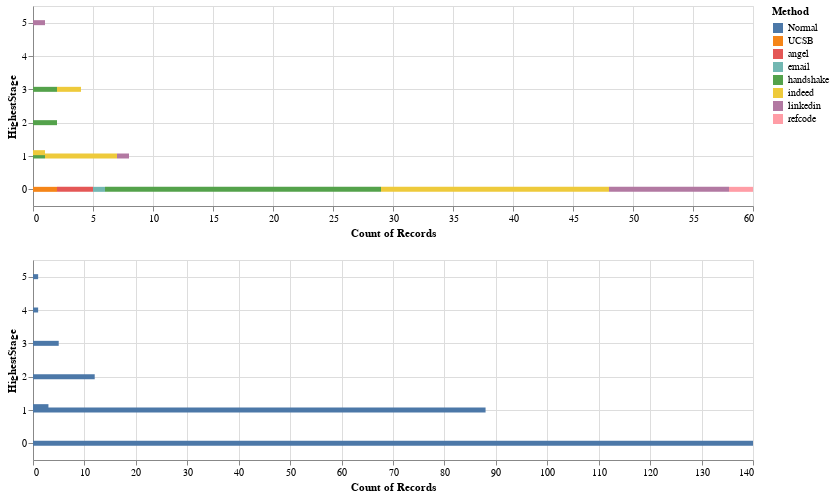

The cell this chart's notebook holds for it:
### Code cell
nnormal_chart = alt.Chart(nnormal_data).mark_bar().encode(
    alt.X('count()'),
    alt.Y('HighestStage'),
    color = 'Method'
).properties(
    height=200,
    width=720
)
normal_chart = alt.Chart(normal_data).mark_bar().encode(
    alt.X('count()'),
    alt.Y('HighestStage'),
    color = 'Method'
).properties(
    height=200,
    width=720
)

nnormal_chart & normal_chart

### Figure 1 — Vega-Lite specification as saved in the notebook (floating-point values rounded to 4 significant figures; data arrays with more than 128 entries replaced by an {"elided": "..."} marker saying what was removed)
{"config": {"view": {"continuousWidth": 400, "continuousHeight": 300}}, "vconcat": [{"data": {"name": "data-6fbfc38f621121eca3dffb4cf957019e"}, "mark": "bar", "encoding": {"color": {"type": "nominal", "field": "Method"}, "x": {"type": "quantitative", "aggregate": "count"}, "y": {"type": "quantitative", "field": "HighestStage"}}, "height": 200, "width": 720}, {"data": {"name": "data-a0988eb30a9a97e35a2c365542f19b00"}, "mark": "bar", "encoding": {"color": {"type": "nominal", "field": "Method"}, "x": {"type": "quantitative", "aggregate": "count"}, "y": {"type": "quantitative", "field": "HighestStage"}}, "height": 200, "width": 720}], "$schema": "https://vega.github.io/schema/vega-lite/v4.8.1.json", "datasets": {"data-6fbfc38f621121eca3dffb4cf957019e": [{"Term": "2021 Summer", "Method": "refcode", "Reapply?": "no", "Cover": "req", "Account": "linkedin", "Date Applied": "2021-01-06T00:00:00", "ResVer": 4.0, "Company": "TikTok", "Title": "MLEI", "Stack": "AI", "Date Replied": "", "Stage 1": 0.0, "Stage 2": null, "Stage 3": null, "HighestStage": 0.0}, {"Term": "2021 Summer", "Method": "refcode", "Reapply?": "no", "Cover": "req", "Account": "linkedin", "Date Applied": "2021-01-06T00:00:00", "ResVer": 4.0, "Company": "TikTok", "Title": "SEI- Site Reliability", "Stack": "Testing", "Date Replied": "", "Stage 1": 0.0, "Stage 2": null, "Stage 3": null, "HighestStage": 0.0}, {"Term": "2021 Summer", "Method": "handshake", "Reapply?": "yes", "Cover": "no", "Account": "yes", "Date Applied": "2021-01-13T00:00:00", "ResVer": 6.0, "Company": "Stout", "Title": "(DEI) AI Digital Transformation Full Stack", "Stack": "AI", "Date Replied": "2021-03-19T00:00:00", "Stage 1": 2.0, "Stage 2": 0.0, "Stage 3": null, "HighestStage": 2.0}, {"Term": "2021 Summer", "Method": "handshake", "Reapply?": "No", "Cover": "no", "Account": "none", "Date Applied": "2021-01-13T00:00:00", "ResVer": 6.0, "Company": "Beyond Limits", "Title": "SEI", "Stack": "Unclear", "Date Replied": "2021-01-22T00:00:00", "Stage 1": 1.0, "Stage 2": null, "Stage 3": null, "HighestStage": 1.0}, {"Term": "2021 Summer", "Method": "handshake", "Reapply?": "no", "Cover": "no", "Account": "yes", "Date Applied": "2021-01-13T00:00:00", "ResVer": 6.0, "Company": "Handshake", "Title": "SEI- Full-Stack", "Stack": "JS", "Date Replied": "", "Stage 1": 0.0, "Stage 2": null, "Stage 3": null, "HighestStage": 0.0}, {"Term": "2021 Summer", "Method": "handshake", "Reapply?": "yes", "Cover": "no", "Account": "yes", "Date Applied": "2021-01-13T00:00:00", "ResVer": 6.0, "Company": "Amazon", "Title": "SEI", "Stack": "Unclear", "Date Replied": "", "Stage 1": 0.0, "Stage 2": null, "Stage 3": null, "HighestStage": 0.0}, {"Term": "2021 Summer", "Method": "UCSB", "Reapply?": "no", "Cover": "no", "Account": "UCSB", "Date Applied": "2021-01-13T00:00:00", "ResVer": 6.0, "Company": "Tesla", "Title": "Internship Program", "Stack": "Unclear", "Date Replied": "", "Stage 1": 0.0, "Stage 2": null, "Stage 3": null, "HighestStage": 0.0}, {"Term": "2021 Summer", "Method": "UCSB", "Reapply?": "no", "Cover": "req", "Account": "none", "Date Applied": "2021-01-19T00:00:00", "ResVer": 6.0, "Company": "Adobe", "Title": "Data Analyst Intern", "Stack": "DA", "Date Replied": "", "Stage 1": 0.0, "Stage 2": null, "Stage 3": null, "HighestStage": 0.0}, {"Term": "2021 Summer", "Method": "handshake", "Reapply?": "yes", "Cover": "no", "Account": "none", "Date Applied": "2021-01-20T00:00:00", "ResVer": 7.0, "Company": "Akamai Technologies- Inc.", "Title": "SEI- Mapping", "Stack": "C++", "Date Replied": "", "Stage 1": 0.0, "Stage 2": null, "Stage 3": null, "HighestStage": 0.0}, {"Term": "2021 Summer", "Method": "handshake", "Reapply?": "yes", "Cover": "no", "Account": "none", "Date Applied": "2021-01-20T00:00:00", "ResVer": 7.0, "Company": "Apple", "Title": "SEI- Systems", "Stack": "C++", "Date Replied": "", "Stage 1": 0.0, "Stage 2": null, "Stage 3": null, "HighestStage": 0.0}, {"Term": "2021 Summer", "Method": "handshake", "Reapply?": "no", "Cover": "no", "Account": "none", "Date Applied": "2021-01-20T00:00:00", "ResVer": 7.0, "Company": "Adobe", "Title": "SDI", "Stack": "C++", "Date Replied": "", "Stage 1": 0.0, "Stage 2": null, "Stage 3": null, "HighestStage": 0.0}, {"Term": "2021 Fall", "Method": "linkedin", "Reapply?": "no", "Cover": "req", "Account": "none", "Date Applied": "2021-01-21T00:00:00", "ResVer": 7.0, "Company": "Credit Karma", "Title": "SEI", "Stack": "Web", "Date Replied": "", "Stage 1": 0.0, "Stage 2": null, "Stage 3": null, "HighestStage": 0.0}, {"Term": "2021 Summer", "Method": "indeed", "Reapply?": "no", "Cover": "no", "Account": "none", "Date Applied": "2021-01-30T00:00:00", "ResVer": 7.0, "Company": "Westlake Sevices", "Title": "SEI", "Stack": "Cloud", "Date Replied": "", "Stage 1": 0.0, "Stage 2": null, "Stage 3": null, "HighestStage": 0.0}, {"Term": "2021 Summer", "Method": "indeed", "Reapply?": "no", "Cover": "no", "Account": "none", "Date Applied": "2021-01-30T00:00:00", "ResVer": 7.0, "Company": "Allscripts", "Title": "SEI", "Stack": "Core", "Date Replied": "", "Stage 1": 0.0, "Stage 2": null, "Stage 3": null, "HighestStage": 0.0}, {"Term": "2021 Summer", "Method": "indeed", "Reapply?": "no", "Cover": "no", "Account": "none", "Date Applied": "2021-02-03T00:00:00", "ResVer": 8.0, "Company": "SetPoint Medical", "Title": "Software Engineering Co-op", "Stack": "Core", "Date Replied": "2021-02-12T00:00:00", "Stage 1": 3.0, "Stage 2": 1.0, "Stage 3": null, "HighestStage": 3.0}, {"Term": "2021 Summer", "Method": "handshake", "Reapply?": "no", "Cover": "req", "Account": "none", "Date Applied": "2021-02-03T00:00:00", "ResVer": 8.0, "Company": "Nimber Inc.", "Title": "Back- End Developer", "Stack": "Django", "Date Replied": "", "Stage 1": 0.0, "Stage 2": null, "Stage 3": null, "HighestStage": 0.0}, {"Term": "2021 Summer", "Method": "handshake", "Reapply?": "no", "Cover": "no", "Account": "none", "Date Applied": "2021-02-03T00:00:00", "ResVer": 8.0, "Company": "Boston Scientific", "Title": "Computer Science Internship", "Stack": "Core", "Date Replied": "", "Stage 1": 0.0, "Stage 2": null, "Stage 3": null, "HighestStage": 0.0}, {"Term": "2021 Summer", "Method": "handshake", "Reapply?": "no", "Cover": "no", "Account": "none", "Date Applied": "2021-02-03T00:00:00", "ResVer": 8.0, "Company": "Carta Healthcare", "Title": "DSI DEI", "Stack": "Data", "Date Replied": "", "Stage 1": 0.0, "Stage 2": null, "Stage 3": null, "HighestStage": 0.0}, {"Term": "2021 Summer", "Method": "indeed", "Reapply?": "no", "Cover": "no", "Account": "none", "Date Applied": "2021-02-03T00:00:00", "ResVer": 8.0, "Company": "MyOPT", "Title": "DEI", "Stack": "Data", "Date Replied": "", "Stage 1": 0.0, "Stage 2": null, "Stage 3": null, "HighestStage": 0.0}, {"Term": "2021 Summer", "Method": "handshake", "Reapply?": "no", "Cover": "no", "Account": "none", "Date Applied": "2021-02-03T00:00:00", "ResVer": 8.0, "Company": "Matco Tools", "Title": null, "Stack": "Unclear", "Date Replied": "", "Stage 1": 0.0, "Stage 2": null, "Stage 3": null, "HighestStage": 0.0}, {"Term": "2021 Spring", "Method": "linkedin", "Reapply?": "No", "Cover": "no", "Account": "none", "Date Applied": "2021-02-05T00:00:00", "ResVer": 8.0, "Company": "LeNgineer", "Title": "SEI", "Stack": "Core", "Date Replied": "2021-02-10T00:00:00", "Stage 1": 3.0, "Stage 2": 5.0, "Stage 3": null, "HighestStage": 5.0}, {"Term": "2021 Summer", "Method": "indeed", "Reapply?": "no", "Cover": "no", "Account": "none", "Date Applied": "2021-02-05T00:00:00", "ResVer": 8.0, "Company": "Audible Magic", "Title": "SEI- IT Operations", "Stack": "Data", "Date Replied": "", "Stage 1": 0.0, "Stage 2": null, "Stage 3": null, "HighestStage": 0.0}, {"Term": "2021 Summer", "Method": "indeed", "Reapply?": "no", "Cover": "req", "Account": "none", "Date Applied": "2021-02-07T00:00:00", "ResVer": 8.0, "Company": "Think Surgical", "Title": "SEI", "Stack": "C++", "Date Replied": "", "Stage 1": 0.0, "Stage 2": null, "Stage 3": null, "HighestStage": 0.0}, {"Term": "2021 Summer", "Method": "angel", "Reapply?": "no", "Cover": "req", "Account": "none", "Date Applied": "2021-02-07T00:00:00", "ResVer": 8.0, "Company": "Stryd", "Title": "SEI", "Stack": "Core", "Date Replied": "", "Stage 1": 0.0, "Stage 2": null, "Stage 3": null, "HighestStage": 0.0}, {"Term": "2021 Spring", "Method": "angel", "Reapply?": "yes", "Cover": "req", "Account": "none", "Date Applied": "2021-02-07T00:00:00", "ResVer": 8.0, "Company": "Prune AI", "Title": "SEI", "Stack": "AI", "Date Replied": "", "Stage 1": 0.0, "Stage 2": null, "Stage 3": null, "HighestStage": 0.0}, {"Term": "2021 Summer", "Method": "angel", "Reapply?": "no", "Cover": "req", "Account": "none", "Date Applied": "2021-02-07T00:00:00", "ResVer": 8.0, "Company": "Shift5", "Title": "SEI", "Stack": "AI", "Date Replied": "", "Stage 1": 0.0, "Stage 2": null, "Stage 3": null, "HighestStage": 0.0}, {"Term": "2021 Spring", "Method": "email", "Reapply?": "no", "Cover": "req", "Account": "none", "Date Applied": "2021-02-07T00:00:00", "ResVer": 8.0, "Company": "rethink", "Title": "Intern- Research and Analysis", "Stack": "AI", "Date Replied": "", "Stage 1": 0.0, "Stage 2": null, "Stage 3": null, "HighestStage": 0.0}, {"Term": "2021 Summer", "Method": "indeed", "Reapply?": "no", "Cover": "no", "Account": "none", "Date Applied": "2021-02-07T00:00:00", "ResVer": 8.0, "Company": "Inficon- Inc.", "Title": "SEI", "Stack": "Unclear", "Date Replied": "", "Stage 1": 0.0, "Stage 2": null, "Stage 3": null, "HighestStage": 0.0}, {"Term": "2021 Summer", "Method": "indeed", "Reapply?": "yes", "Cover": "no", "Account": "none", "Date Applied": "2021-02-08T00:00:00", "ResVer": 8.0, "Company": "Blue River Technology", "Title": "SEI", "Stack": "AI", "Date Replied": "2021-03-30T00:00:00", "Stage 1": 1.0, "Stage 2": null, "Stage 3": null, "HighestStage": 1.0}, {"Term": "2021 Summer", "Method": "indeed", "Reapply?": "no", "Cover": "req", "Account": "none", "Date Applied": "2021-02-08T00:00:00", "ResVer": 8.0, "Company": "Capitcal Technology Group", "Title": "SDI", "Stack": "Core", "Date Replied": "", "Stage 1": 0.0, "Stage 2": null, "Stage 3": null, "HighestStage": 0.0}, {"Term": "2021 Summer", "Method": "indeed", "Reapply?": "no", "Cover": "no", "Account": "none", "Date Applied": "2021-02-08T00:00:00", "ResVer": 8.0, "Company": "FormFactor", "Title": "SDI- Product Analysis", "Stack": "Core", "Date Replied": "", "Stage 1": 0.0, "Stage 2": null, "Stage 3": null, "HighestStage": 0.0}, {"Term": "2021 Spring", "Method": "indeed", "Reapply?": "no", "Cover": "no", "Account": "none", "Date Applied": "2021-02-08T00:00:00", "ResVer": 8.0, "Company": "Humanyze", "Title": "DSI", "Stack": "DS", "Date Replied": "", "Stage 1": 0.0, "Stage 2": null, "Stage 3": null, "HighestStage": 0.0}, {"Term": "2021 Summer", "Method": "linkedin", "Reapply?": "yes", "Cover": "no", "Account": "none", "Date Applied": "2021-02-12T00:00:00", "ResVer": 8.0, "Company": "Palo Alto Networks", "Title": "SEI- MLOps", "Stack": "MLOps", "Date Replied": "2021-03-30T00:00:00", "Stage 1": 1.0, "Stage 2": null, "Stage 3": null, "HighestStage": 1.0}, {"Term": "2021 Spring", "Method": "indeed", "Reapply?": "no", "Cover": "no", "Account": "none", "Date Applied": "2021-02-13T00:00:00", "ResVer": 8.0, "Company": "180 by Two", "Title": "SEI", "Stack": "Core", "Date Replied": "2021-02-18T00:00:00", "Stage 1": 3.0, "Stage 2": 0.0, "Stage 3": null, "HighestStage": 3.0}, {"Term": "2021 Summer", "Method": "linkedin", "Reapply?": "no", "Cover": "no", "Account": "oops lol", "Date Applied": "2021-02-13T00:00:00", "ResVer": 8.0, "Company": "CyberCoders", "Title": "Junior Software Engineer", "Stack": "Quant", "Date Replied": "2021-02-13T00:00:00", "Stage 1": 0.0, "Stage 2": null, "Stage 3": null, "HighestStage": 0.0}, {"Term": "2021 Summer", "Method": "linkedin", "Reapply?": "no", "Cover": "no", "Account": "none", "Date Applied": "2021-02-13T00:00:00", "ResVer": 8.0, "Company": "Palo Alto Networks", "Title": "SEI", "Stack": "Cloud", "Date Replied": "", "Stage 1": 0.0, "Stage 2": null, "Stage 3": null, "HighestStage": 0.0}, {"Term": "2021 Summer", "Method": "linkedin", "Reapply?": "no", "Cover": "no", "Account": "none", "Date Applied": "2021-02-13T00:00:00", "ResVer": 8.0, "Company": "Flowcode", "Title": "SEI", "Stack": "Core", "Date Replied": "", "Stage 1": 0.0, "Stage 2": null, "Stage 3": null, "HighestStage": 0.0}, {"Term": "2021 Summer", "Method": "indeed", "Reapply?": "no", "Cover": "req", "Account": "none", "Date Applied": "2021-02-20T00:00:00", "ResVer": 8.0, "Company": "Ibotta", "Title": "SEI", "Stack": "Core", "Date Replied": "2021-02-22T00:00:00", "Stage 1": 1.0, "Stage 2": null, "Stage 3": null, "HighestStage": 1.0}, {"Term": "2021 Summer", "Method": "indeed", "Reapply?": "no", "Cover": "no", "Account": "none", "Date Applied": "2021-02-23T00:00:00", "ResVer": 8.0, "Company": "Level Data", "Title": "SEI", "Stack": "Java", "Date Replied": "2021-02-24T00:00:00", "Stage 1": 1.0, "Stage 2": null, "Stage 3": null, "HighestStage": 1.0}, {"Term": "2021 Summer", "Method": "linkedin", "Reapply?": "no", "Cover": "no", "Account": "none", "Date Applied": "2021-02-23T00:00:00", "ResVer": 8.0, "Company": "Umbra", "Title": "SEI", "Stack": "DS", "Date Replied": "", "Stage 1": 0.0, "Stage 2": null, "Stage 3": null, "HighestStage": 0.0}, {"Term": "2021 Summer", "Method": "linkedin", "Reapply?": "no", "Cover": "no", "Account": "none", "Date Applied": "2021-02-23T00:00:00", "ResVer": 8.0, "Company": "Omnitracs", "Title": "SDI", "Stack": "Core", "Date Replied": "", "Stage 1": 0.0, "Stage 2": null, "Stage 3": null, "HighestStage": 0.0}, {"Term": "2021 Summer", "Method": "indeed", "Reapply?": "no", "Cover": "no", "Account": "none", "Date Applied": "2021-02-24T00:00:00", "ResVer": 9.0, "Company": "InfluxData", "Title": "SEI", "Stack": "Core", "Date Replied": "", "Stage 1": 0.0, "Stage 2": null, "Stage 3": null, "HighestStage": 0.0}, {"Term": "2021 Summer", "Method": "indeed", "Reapply?": "no", "Cover": "no", "Account": "none", "Date Applied": "2021-02-27T00:00:00", "ResVer": 9.0, "Company": "Lending Tree", "Title": "SEI- SEM", "Stack": "Python", "Date Replied": "2021-03-10T00:00:00", "Stage 1": 1.0, "Stage 2": null, "Stage 3": null, "HighestStage": 1.0}, {"Term": "2021 Summer", "Method": "indeed", "Reapply?": "yes", "Cover": "req", "Account": "none", "Date Applied": "2021-02-27T00:00:00", "ResVer": 9.0, "Company": "Storj Labs", "Title": "SEI", "Stack": "JS", "Date Replied": "", "Stage 1": 1.0, "Stage 2": null, "Stage 3": null, "HighestStage": 1.0}, {"Term": "2021 Summer", "Method": "indeed", "Reapply?": "no", "Cover": "no", "Account": "none", "Date Applied": "2021-02-27T00:00:00", "ResVer": 9.0, "Company": "Interos- Inc.", "Title": "SEI", "Stack": "Django", "Date Replied": "2021-04-07T00:00:00", "Stage 1": 0.0, "Stage 2": null, "Stage 3": null, "HighestStage": 0.0}, {"Term": "2021 Summer", "Method": "linkedin", "Reapply?": "no", "Cover": "no", "Account": "none", "Date Applied": "2021-03-08T00:00:00", "ResVer": 9.0, "Company": "DataMint", "Title": "SEI", "Stack": "JS", "Date Replied": "", "Stage 1": 0.0, "Stage 2": null, "Stage 3": null, "HighestStage": 0.0}, {"Term": "2021 Summer", "Method": "linkedin", "Reapply?": "no", "Cover": "no", "Account": "none", "Date Applied": "2021-03-08T00:00:00", "ResVer": 9.0, "Company": "Cincom Systems", "Title": "SEI", "Stack": "DS", "Date Replied": "", "Stage 1": 0.0, "Stage 2": null, "Stage 3": null, "HighestStage": 0.0}, {"Term": "2021 Summer", "Method": "indeed", "Reapply?": "September", "Cover": "no", "Account": "none", "Date Applied": "2021-03-09T00:00:00", "ResVer": 9.0, "Company": "Samsara", "Title": "Firmware Engineering Intern", "Stack": "Go", "Date Replied": "2021-03-15T00:00:00", "Stage 1": 1.1, "Stage 2": 1.0, "Stage 3": null, "HighestStage": 1.1}, {"Term": "2021 Summer", "Method": "handshake", "Reapply?": "no", "Cover": "req", "Account": "none", "Date Applied": "2021-03-09T00:00:00", "ResVer": 9.0, "Company": "Carpe Data", "Title": "Data Operations Intern", "Stack": "DA", "Date Replied": "", "Stage 1": 0.0, "Stage 2": null, "Stage 3": null, "HighestStage": 0.0}, {"Term": "2021 Summer", "Method": "indeed", "Reapply?": "no", "Cover": "no", "Account": "none", "Date Applied": "2021-03-09T00:00:00", "ResVer": 9.0, "Company": "Turdor Investment Corporation", "Title": "SDI", "Stack": "Core", "Date Replied": "", "Stage 1": 0.0, "Stage 2": null, "Stage 3": null, "HighestStage": 0.0}, {"Term": "2021 Summer", "Method": "indeed", "Reapply?": "no", "Cover": "no", "Account": "none", "Date Applied": "2021-03-09T00:00:00", "ResVer": 9.0, "Company": "Applied Systems Inc.", "Title": "SDI", "Stack": "C#", "Date Replied": "", "Stage 1": 0.0, "Stage 2": null, "Stage 3": null, "HighestStage": 0.0}, {"Term": "2021 Summer", "Method": "indeed", "Reapply?": "no", "Cover": "no", "Account": "none", "Date Applied": "2021-03-22T00:00:00", "ResVer": 9.0, "Company": "InfluxData", "Title": "SEI", "Stack": "Core", "Date Replied": "", "Stage 1": 0.0, "Stage 2": null, "Stage 3": null, "HighestStage": 0.0}, {"Term": "2021 Summer", "Method": "indeed", "Reapply?": "no", "Cover": "no", "Account": "none", "Date Applied": "2021-03-22T00:00:00", "ResVer": 9.0, "Company": "Advanced Micro Devices (AMD)", "Title": "GPU Graphics Engineer", "Stack": "C++", "Date Replied": "", "Stage 1": 0.0, "Stage 2": null, "Stage 3": null, "HighestStage": 0.0}, {"Term": "2021 Summer", "Method": "indeed", "Reapply?": "yes", "Cover": "no", "Account": "none", "Date Applied": "2021-03-22T00:00:00", "ResVer": 9.0, "Company": "Moveworks", "Title": "DSI", "Stack": "DA", "Date Replied": "", "Stage 1": 0.0, "Stage 2": null, "Stage 3": null, "HighestStage": 0.0}, {"Term": "2021 Summer", "Method": "indeed", "Reapply?": "no", "Cover": "no", "Account": "none", "Date Applied": "2021-03-22T00:00:00", "ResVer": 9.0, "Company": "Reltio", "Title": "SEI- Cloud", "Stack": "Data", "Date Replied": "", "Stage 1": 0.0, "Stage 2": null, "Stage 3": null, "HighestStage": 0.0}, {"Term": "2021 Summer", "Method": "indeed", "Reapply?": "no", "Cover": "no", "Account": "none", "Date Applied": "2021-03-22T00:00:00", "ResVer": 9.0, "Company": "Hooverstate 2.0", "Title": "DSI", "Stack": "DS", "Date Replied": "", "Stage 1": 0.0, "Stage 2": null, "Stage 3": null, "HighestStage": 0.0}, {"Term": "2021 Summer", "Method": "handshake", "Reapply?": "no", "Cover": "req", "Account": "none", "Date Applied": "2021-04-03T00:00:00", "ResVer": 9.0, "Company": "UCSB Enterprise Technology Services", "Title": "JupyterHub Instructional Services Internship - LSIT", "Stack": "Cloud", "Date Replied": "", "Stage 1": 0.0, "Stage 2": null, "Stage 3": null, "HighestStage": 0.0}, {"Term": "2021 Summer", "Method": "handshake", "Reapply?": "no", "Cover": "req", "Account": "none", "Date Applied": "2021-04-03T00:00:00", "ResVer": 9.0, "Company": "UCSB Enterprise Technology Services", "Title": "Cloud Solutions Architect Internship - ETS", "Stack": "Cloud", "Date Replied": "", "Stage 1": 0.0, "Stage 2": null, "Stage 3": null, "HighestStage": 0.0}, {"Term": "2021 Summer", "Method": "handshake", "Reapply?": "no", "Cover": "req", "Account": "none", "Date Applied": "2021-04-03T00:00:00", "ResVer": 9.0, "Company": "UCSB Enterprise Technology Services", "Title": "Digital Library Development DevOps Internship - Library", "Stack": "DevOps", "Date Replied": "", "Stage 1": 0.0, "Stage 2": null, "Stage 3": null, "HighestStage": 0.0}, {"Term": "2021 Summer", "Method": "indeed", "Reapply?": "no", "Cover": "no", "Account": "none", "Date Applied": "2021-04-04T00:00:00", "ResVer": 9.0, "Company": "Mile Two", "Title": "SEI", "Stack": "JS", "Date Replied": "2021-04-05T00:00:00", "Stage 1": 1.0, "Stage 2": null, "Stage 3": null, "HighestStage": 1.0}, {"Term": "2021 Summer", "Method": "indeed", "Reapply?": "no", "Cover": "no", "Account": "none", "Date Applied": "2021-04-04T00:00:00", "ResVer": 9.0, "Company": "Citizen Data", "Title": "DAI", "Stack": "DA", "Date Replied": "", "Stage 1": 0.0, "Stage 2": null, "Stage 3": null, "HighestStage": 0.0}, {"Term": "2021 Summer", "Method": "linkedin", "Reapply?": "no", "Cover": "no", "Account": "none", "Date Applied": "2021-04-04T00:00:00", "ResVer": 9.0, "Company": "Virtu", "Title": "SRE / DevOps Intern", "Stack": "DevOps", "Date Replied": "", "Stage 1": 0.0, "Stage 2": null, "Stage 3": null, "HighestStage": 0.0}, {"Term": "2021 Summer", "Method": "linkedin", "Reapply?": "no", "Cover": "no", "Account": "none", "Date Applied": "2021-04-04T00:00:00", "ResVer": 9.0, "Company": "InsuredTY", "Title": "SEI- JS", "Stack": "JS", "Date Replied": "", "Stage 1": 0.0, "Stage 2": null, "Stage 3": null, "HighestStage": 0.0}, {"Term": "2021 Summer", "Method": "handshake", "Reapply?": "no", "Cover": "no", "Account": "none", "Date Applied": "2021-04-05T00:00:00", "ResVer": 9.0, "Company": "Apex Semiconductor", "Title": "SEi- Test", "Stack": "QA", "Date Replied": "2021-04-15T00:00:00", "Stage 1": 3.0, "Stage 2": -1.0, "Stage 3": null, "HighestStage": 3.0}, {"Term": "2021 Summer", "Method": "handshake", "Reapply?": "no", "Cover": "req", "Account": "none", "Date Applied": "2021-04-05T00:00:00", "ResVer": 9.0, "Company": "Cashmere Systems", "Title": "DSI", "Stack": "Data", "Date Replied": "2021-04-06T00:00:00", "Stage 1": 3.0, "Stage 2": 0.0, "Stage 3": null, "HighestStage": 3.0}, {"Term": "2021 Summer", "Method": "handshake", "Reapply?": "no", "Cover": "no", "Account": "none", "Date Applied": "2021-04-05T00:00:00", "ResVer": 9.0, "Company": "BD", "Title": "BDB Summer Internship - Automation R&D", "Stack": "Data", "Date Replied": "2021-04-24T00:00:00", "Stage 1": 2.0, "Stage 2": -1.0, "Stage 3": null, "HighestStage": 2.0}, {"Term": "2021 Summer", "Method": "handshake", "Reapply?": "no", "Cover": "req", "Account": "none", "Date Applied": "2021-04-05T00:00:00", "ResVer": 9.0, "Company": "College Kickstart", "Title": "SDI", "Stack": "JS", "Date Replied": "", "Stage 1": 0.0, "Stage 2": null, "Stage 3": null, "HighestStage": 0.0}, {"Term": "2021 Summer", "Method": "handshake", "Reapply?": "no", "Cover": "no", "Account": "none", "Date Applied": "2021-04-05T00:00:00", "ResVer": 9.0, "Company": "Ethos Group", "Title": "DSI- DAI", "Stack": "DA", "Date Replied": "", "Stage 1": 0.0, "Stage 2": null, "Stage 3": null, "HighestStage": 0.0}, {"Term": "2021 Summer", "Method": "handshake", "Reapply?": "yes", "Cover": "no", "Account": "none", "Date Applied": "2021-04-05T00:00:00", "ResVer": 9.0, "Company": "HiPaas Inc", "Title": "Python Intern", "Stack": "Python", "Date Replied": "", "Stage 1": 0.0, "Stage 2": null, "Stage 3": null, "HighestStage": 0.0}, {"Term": "2021 Summer", "Method": "handshake", "Reapply?": "no", "Cover": "no", "Account": "none", "Date Applied": "2021-04-05T00:00:00", "ResVer": 9.0, "Company": "FinePrint Data", "Title": "SDi", "Stack": "Core", "Date Replied": "", "Stage 1": 0.0, "Stage 2": null, "Stage 3": null, "HighestStage": 0.0}, {"Term": "2021 Summer", "Method": "handshake", "Reapply?": "no", "Cover": "no", "Account": "none", "Date Applied": "2021-04-05T00:00:00", "ResVer": 9.0, "Company": "Juniper Networks", "Title": "DEI", "Stack": "Cloud", "Date Replied": "", "Stage 1": 0.0, "Stage 2": null, "Stage 3": null, "HighestStage": 0.0}, {"Term": "2021 Summer", "Method": "handshake", "Reapply?": "no", "Cover": "no", "Account": "none", "Date Applied": "2021-04-05T00:00:00", "ResVer": 9.0, "Company": "Whova- Inc.", "Title": "Software User Guide Editor intern", "Stack": "None", "Date Replied": "", "Stage 1": 0.0, "Stage 2": null, "Stage 3": null, "HighestStage": 0.0}, {"Term": "2021 Summer-Fall", "Method": "handshake", "Reapply?": "yes", "Cover": "no", "Account": "none", "Date Applied": "2021-04-06T00:00:00", "ResVer": 9.0, "Company": "Amazon Robotics", "Title": "BI Intern- Solutions Analytics", "Stack": "Data", "Date Replied": "", "Stage 1": 0.0, "Stage 2": null, "Stage 3": null, "HighestStage": 0.0}, {"Term": "2021 Summer", "Method": "handshake", "Reapply?": "no", "Cover": "no", "Account": "none", "Date Applied": "2021-04-06T00:00:00", "ResVer": 9.0, "Company": "Lasso Partners", "Title": "DAI- Contract", "Stack": "Data", "Date Replied": "", "Stage 1": 0.0, "Stage 2": null, "Stage 3": null, "HighestStage": 0.0}, {"Term": "2021 Summer", "Method": "handshake", "Reapply?": "no", "Cover": "no", "Account": "none", "Date Applied": "2021-04-06T00:00:00", "ResVer": 9.0, "Company": "Experian", "Title": "SEI", "Stack": "Data", "Date Replied": "", "Stage 1": 0.0, "Stage 2": null, "Stage 3": null, "HighestStage": 0.0}, {"Term": "2021 Summer", "Method": "handshake", "Reapply?": "no", "Cover": "no", "Account": "none", "Date Applied": "2021-04-06T00:00:00", "ResVer": 9.0, "Company": "Sophos", "Title": "DAI", "Stack": "Data", "Date Replied": "", "Stage 1": 0.0, "Stage 2": null, "Stage 3": null, "HighestStage": 0.0}], "data-a0988eb30a9a97e35a2c365542f19b00": {"elided": "251 records"}}}
